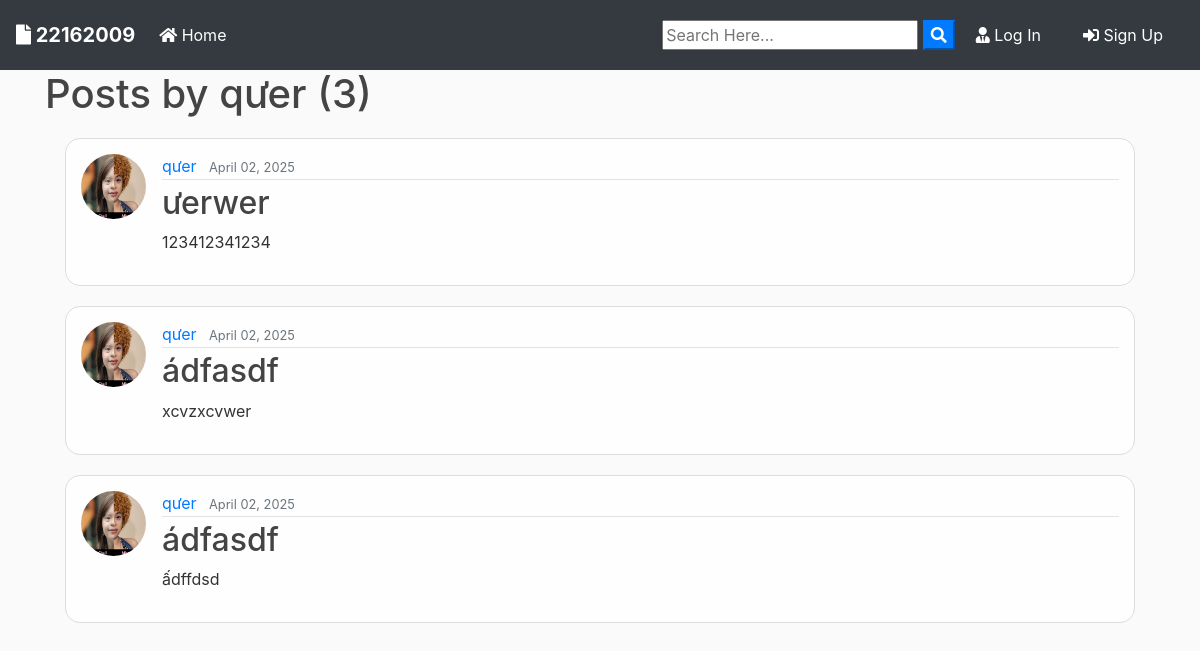
/user/qưer, run on the app's committed database.
### users/models.py (models this page shows, shortened)
class CustomUser(AbstractUser):
    role = models.ForeignKey(Role, on_delete=models.SET_NULL, null=True)
    def __str__(self):
        return self.username
    def default_role():
        return Role.objects.get_or_create(name='Normal')[0]
    """ Mô hình người dùng tùy chỉnh """
    email = models.EmailField(unique=True)
    phone_number = models.CharField(max_length=15, unique=True, null=True, blank=True)  # Cho phép trống
    objects = CustomUserManager()  # Sử dụng CustomUserManager
    role = models.ForeignKey(Role, on_delete=models.SET_NULL, null=True, blank=True, default=default_role)

class Profile(models.Model):
    user = models.OneToOneField(settings.AUTH_USER_MODEL, on_delete=models.CASCADE)
    image = models.ImageField(default='default.jpg', upload_to='profile_pics')

### blog/models.py (models this page shows, shortened)
class Post(models.Model):
	title = models.CharField(max_length=200)
	file = models.FileField(null=True,blank=True,upload_to='Files')
	content = models.TextField()
	date_posted = models.DateTimeField(default=timezone.now)
	author = models.ForeignKey(settings.AUTH_USER_MODEL, on_delete=models.CASCADE)

### blog/views.py (the view)
# urls.py: path('user/<str:username>', UserPostListView.as_view(), name='user-posts'),
class UserPostListView(ListView):
    model = Post
    template_name = 'blog/user_posts.html'  # <app>/<model>_<viewtype>.html
    context_object_name = 'posts'
    paginate_by = 6
    def get_queryset(self):
        user = get_object_or_404(get_user_model(), username=self.kwargs.get('username'))
        return Post.objects.filter(author=user).order_by('-date_posted')

### blog/templates/blog/user_posts.html (shortened to what this page needs)
{% extends "blog/base.html" %}
{% block content %}
    <h1 class="mb-3">Posts by {{ view.kwargs.username }} ({{ page_obj.paginator.count }})</h1>
    {% for post in posts %}
        <article class="media content-section">
          <img class="rounded-circle article-img" src="{{ post.author.profile.image.url }}">
          <div class="media-body">
            <div class="article-metadata">
              <a class="mr-2" href="{% url 'user-posts' post.author.username %}">{{ post.author }}</a>
              <small class="text-muted">{{ post.date_posted|date:"F d, Y" }}</small>
            </div>
            <h2><a class="article-title" href="{% url 'post-detail' post.id %}">{{ post.title }}</a></h2>
            <p class="article-content">{{ post.content }}</p>
          </div>
        </article>
    {% endfor %}
{% endblock content %}

### blog/static/blog/test.css (style rules this page uses)
body { background: #fafafa; color: #333333; margin-top: 0; }
h1, h2, h3, h4, h5, h6 { color: #444444; }
.content-section { background: #ffffff; padding: 10px 20px; border: 1px solid #dddddd; border-radius: 3px; margin-bottom: 20px; }
.article-title { color: #444444; }
.article-content { white-space: pre-line; }
.article-img { height: 65px; width: 65px; margin-right: 16px; }
.article-metadata { padding-bottom: 1px; margin-bottom: 4px; border-bottom: 1px solid #e3e3e3; }
.media.content-section { top: 10px; bottom: 10px; left: 10px; right: 10px; margin: 20px; background: rgba(255, 255, 255, 0.9); border-radius: 15px; padding: 15px; }

### data on the page
CustomUser: kwargs.username "qưer"
Post: author.profile.image (picture), author "qưer", date_posted "April 02, 2025", title "ưerwer", content "123412341234"
Post: author.profile.image (picture), author "qưer", date_posted "April 02, 2025", title "ádfasdf", content "xcvzxcvwer"
Post: author.profile.image (picture), author "qưer", date_posted "April 02, 2025", title "ádfasdf", content "ấdffdsd"

### other printed values
{{ page_obj.paginator.count }} "3"
